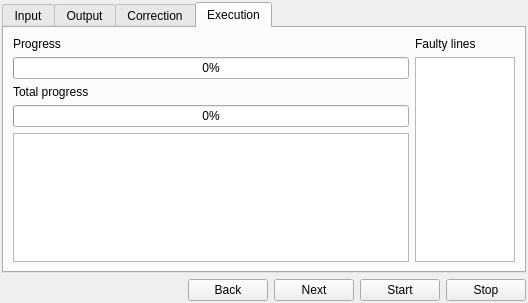
<?xml version="1.0" encoding="UTF-8"?>
<ui version="4.0">
 <class>LineCorrector</class>
 <widget class="QMainWindow" name="LineCorrector">
  <property name="geometry">
   <rect>
    <x>0</x>
    <y>0</y>
    <width>528</width>
    <height>303</height>
   </rect>
  </property>
  <property name="windowTitle">
   <string>Line Corrector</string>
  </property>
  <property name="windowIcon">
   <iconset resource="resources.qrc">
    <normaloff>:/sumbandilasat/icons/toolbar/linecorrector.png</normaloff>:/sumbandilasat/icons/toolbar/linecorrector.png</iconset>
  </property>
  <widget class="QWidget" name="centralwidget">
   <layout class="QGridLayout" name="gridLayout">
    <property name="margin">
     <number>2</number>
    </property>
    <item row="1" column="0">
     <widget class="QWidget" name="widget_10" native="true">
      <layout class="QGridLayout" name="gridLayout_8">
       <property name="margin">
        <number>0</number>
       </property>
       <item row="0" column="2">
        <widget class="QPushButton" name="nextButton">
         <property name="text">
          <string>Next</string>
         </property>
         <property name="icon">
          <iconset resource="resources.qrc">
           <normaloff>:/sumbandilasat/icons/general/next.png</normaloff>:/sumbandilasat/icons/general/next.png</iconset>
         </property>
         <property name="iconSize">
          <size>
           <width>24</width>
           <height>24</height>
          </size>
         </property>
        </widget>
       </item>
       <item row="0" column="1">
        <widget class="QPushButton" name="backButton">
         <property name="text">
          <string>Back</string>
         </property>
         <property name="icon">
          <iconset resource="resources.qrc">
           <normaloff>:/sumbandilasat/icons/general/back.png</normaloff>:/sumbandilasat/icons/general/back.png</iconset>
         </property>
         <property name="iconSize">
          <size>
           <width>24</width>
           <height>24</height>
          </size>
         </property>
        </widget>
       </item>
       <item row="0" column="0">
        <spacer name="horizontalSpacer_4">
         <property name="orientation">
          <enum>Qt::Horizontal</enum>
         </property>
         <property name="sizeHint" stdset="0">
          <size>
           <width>40</width>
           <height>20</height>
          </size>
         </property>
        </spacer>
       </item>
       <item row="0" column="4">
        <widget class="QPushButton" name="stopButton">
         <property name="text">
          <string>Stop</string>
         </property>
         <property name="icon">
          <iconset resource="resources.qrc">
           <normaloff>:/sumbandilasat/icons/general/stop.png</normaloff>:/sumbandilasat/icons/general/stop.png</iconset>
         </property>
         <property name="iconSize">
          <size>
           <width>24</width>
           <height>24</height>
          </size>
         </property>
        </widget>
       </item>
       <item row="0" column="3">
        <widget class="QPushButton" name="startButton">
         <property name="text">
          <string>Start</string>
         </property>
         <property name="icon">
          <iconset resource="resources.qrc">
           <normaloff>:/sumbandilasat/icons/general/start.png</normaloff>:/sumbandilasat/icons/general/start.png</iconset>
         </property>
         <property name="iconSize">
          <size>
           <width>24</width>
           <height>24</height>
          </size>
         </property>
        </widget>
       </item>
      </layout>
     </widget>
    </item>
    <item row="0" column="0">
     <widget class="QTabWidget" name="tabWidget">
      <property name="currentIndex">
       <number>3</number>
      </property>
      <widget class="QWidget" name="tab">
       <attribute name="title">
        <string>Input</string>
       </attribute>
       <layout class="QFormLayout" name="formLayout_2">
        <property name="fieldGrowthPolicy">
         <enum>QFormLayout::AllNonFixedFieldsGrow</enum>
        </property>
        <item row="0" column="0">
         <widget class="QLabel" name="label">
          <property name="text">
           <string>Raster image</string>
          </property>
         </widget>
        </item>
        <item row="0" column="1">
         <widget class="QWidget" name="widget_2" native="true">
          <layout class="QHBoxLayout" name="horizontalLayout">
           <property name="margin">
            <number>0</number>
           </property>
           <item>
            <widget class="QLineEdit" name="inputLineEdit"/>
           </item>
           <item>
            <widget class="QToolButton" name="inputButton">
             <property name="text">
              <string>...</string>
             </property>
            </widget>
           </item>
          </layout>
         </widget>
        </item>
       </layout>
      </widget>
      <widget class="QWidget" name="tab_3">
       <attribute name="title">
        <string>Output</string>
       </attribute>
       <layout class="QGridLayout" name="gridLayout_3">
        <item row="2" column="0" colspan="2">
         <widget class="QCheckBox" name="outputCheckBox">
          <property name="text">
           <string>Correct original image</string>
          </property>
          <property name="checked">
           <bool>true</bool>
          </property>
         </widget>
        </item>
        <item row="4" column="0" colspan="2">
         <widget class="QCheckBox" name="maskCheckBox">
          <property name="text">
           <string>Create check image mask</string>
          </property>
         </widget>
        </item>
        <item row="5" column="0" colspan="2">
         <widget class="QWidget" name="maskWidget" native="true">
          <layout class="QHBoxLayout" name="horizontalLayout_4">
           <property name="margin">
            <number>0</number>
           </property>
           <item>
            <widget class="QLineEdit" name="maskLineEdit"/>
           </item>
           <item>
            <widget class="QToolButton" name="maskButton">
             <property name="text">
              <string>...</string>
             </property>
            </widget>
           </item>
          </layout>
         </widget>
        </item>
        <item row="3" column="0" colspan="2">
         <widget class="QWidget" name="outputWidget" native="true">
          <layout class="QHBoxLayout" name="horizontalLayout_3">
           <property name="margin">
            <number>0</number>
           </property>
           <item>
            <widget class="QLineEdit" name="outputLineEdit"/>
           </item>
           <item>
            <widget class="QToolButton" name="outputButton">
             <property name="text">
              <string>...</string>
             </property>
            </widget>
           </item>
          </layout>
         </widget>
        </item>
        <item row="6" column="0">
         <spacer name="verticalSpacer">
          <property name="orientation">
           <enum>Qt::Vertical</enum>
          </property>
          <property name="sizeHint" stdset="0">
           <size>
            <width>20</width>
            <height>40</height>
           </size>
          </property>
         </spacer>
        </item>
       </layout>
      </widget>
      <widget class="QWidget" name="tab_4">
       <attribute name="title">
        <string>Correction</string>
       </attribute>
       <layout class="QFormLayout" name="formLayout">
        <item row="0" column="0">
         <widget class="QLabel" name="label_2">
          <property name="text">
           <string>Correction phase 1</string>
          </property>
         </widget>
        </item>
        <item row="0" column="1">
         <widget class="QComboBox" name="phase1ComboBox">
          <property name="currentIndex">
           <number>2</number>
          </property>
          <item>
           <property name="text">
            <string>No Correction</string>
           </property>
          </item>
          <item>
           <property name="text">
            <string>Column-based Correction</string>
           </property>
          </item>
          <item>
           <property name="text">
            <string>Line-based Correction</string>
           </property>
          </item>
         </widget>
        </item>
        <item row="1" column="0">
         <widget class="QLabel" name="label_3">
          <property name="text">
           <string>Correction phase 2</string>
          </property>
         </widget>
        </item>
        <item row="1" column="1">
         <widget class="QComboBox" name="phase2ComboBox">
          <property name="currentIndex">
           <number>1</number>
          </property>
          <item>
           <property name="text">
            <string>No Correction</string>
           </property>
          </item>
          <item>
           <property name="text">
            <string>Column-based Correction</string>
           </property>
          </item>
          <item>
           <property name="text">
            <string>Line-based Correction</string>
           </property>
          </item>
         </widget>
        </item>
        <item row="2" column="0" colspan="2">
         <widget class="QWidget" name="widget" native="true">
          <layout class="QGridLayout" name="gridLayout_5">
           <property name="margin">
            <number>0</number>
           </property>
           <item row="0" column="0">
            <widget class="QCheckBox" name="recalculateCheckBox">
             <property name="text">
              <string>Recalculate line drops after phase 1</string>
             </property>
             <property name="checked">
              <bool>true</bool>
             </property>
            </widget>
           </item>
          </layout>
         </widget>
        </item>
       </layout>
      </widget>
      <widget class="QWidget" name="tab_2">
       <attribute name="title">
        <string>Execution</string>
       </attribute>
       <layout class="QGridLayout" name="gridLayout_4">
        <item row="4" column="0" rowspan="4">
         <widget class="QTextEdit" name="log"/>
        </item>
        <item row="2" column="0">
         <widget class="QLabel" name="label_5">
          <property name="text">
           <string>Total progress</string>
          </property>
         </widget>
        </item>
        <item row="3" column="0">
         <widget class="QProgressBar" name="totalProgressBar">
          <property name="value">
           <number>0</number>
          </property>
         </widget>
        </item>
        <item row="0" column="0">
         <widget class="QLabel" name="partLabel">
          <property name="text">
           <string>Progress</string>
          </property>
         </widget>
        </item>
        <item row="1" column="0">
         <widget class="QProgressBar" name="partProgressBar">
          <property name="value">
           <number>0</number>
          </property>
         </widget>
        </item>
        <item row="0" column="1">
         <widget class="QLabel" name="label_9">
          <property name="text">
           <string>Faulty lines</string>
          </property>
         </widget>
        </item>
        <item row="1" column="1" rowspan="7">
         <widget class="QListWidget" name="listWidget">
          <property name="maximumSize">
           <size>
            <width>100</width>
            <height>16777215</height>
           </size>
          </property>
         </widget>
        </item>
       </layout>
      </widget>
     </widget>
    </item>
   </layout>
  </widget>
 </widget>
 <resources>
  <include location="resources.qrc"/>
 </resources>
 <connections/>
</ui>
